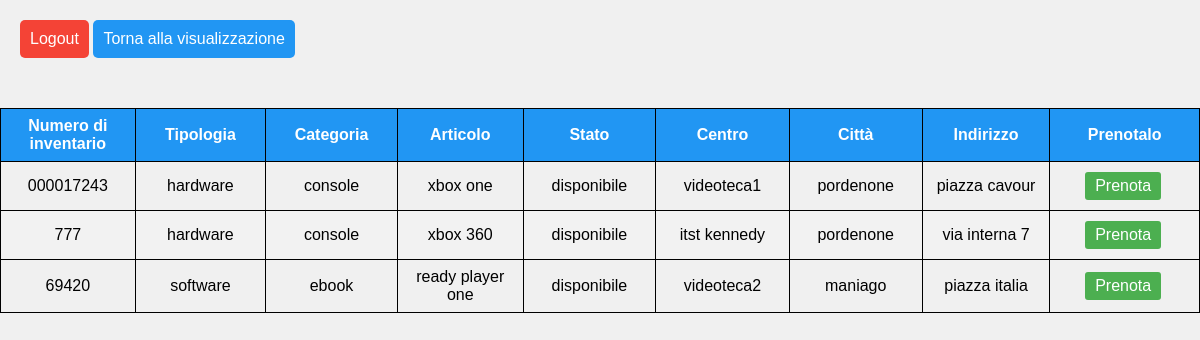
The page /cliente.php (signed in) on the database as committed earlier.
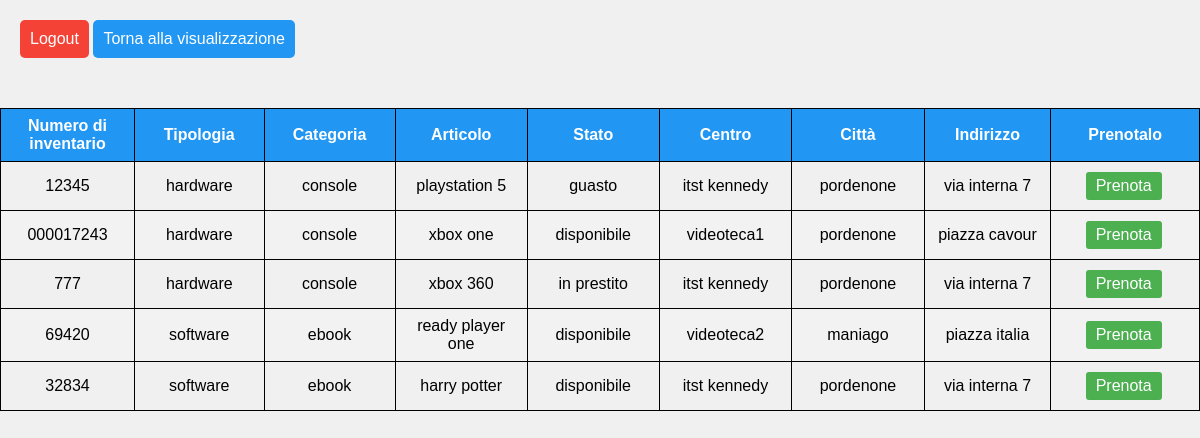
The same page on the database as committed later.
### tables this page shows
CREATE TABLE `articoli` (
  `id_articolo` int(16) NOT NULL,
  `numero_inventario` varchar(32) NOT NULL,
  `articolo` varchar(64) NOT NULL,
  `stato` set('disponibile','guasto','prenotato','in prestito') NOT NULL,
  `fk_id_categoria` int(16) DEFAULT NULL,
  `fk_id_centro` int(16) DEFAULT NULL
);

CREATE TABLE `categorie` (
  `id_categoria` int(16) NOT NULL,
  `categoria` varchar(32) NOT NULL,
  `tipologia` varchar(32) NOT NULL
);

CREATE TABLE `centri` (
  `id_centro` int(16) NOT NULL,
  `nome` varchar(32) NOT NULL,
  `citta` varchar(32) NOT NULL,
  `indirizzo` varchar(64) NOT NULL
);

### cliente.php (the view, shortened to what this page needs)
<!DOCTYPE html>
<html>
<head>
    <link rel="stylesheet" href="styles.css" type="text/css">
</head>
<body>
    <input type="button" name="logout" value="Logout" onclick="location.href='logout.php'">
    <input type="button" name="login" value="Torna alla visualizzazione" onclick="location.href='visualizza.php'">
    <div class="container">
        <div class="table-wrapper">
            <table class="fl-table">
                <thead>
                <tr>
                    <th>Numero di inventario</th>
                    <th>Tipologia</th>
                    <th>Categoria</th>
                    <th>Articolo</th>
                    <th>Stato</th>
                    <th>Centro</th>
                    <th>Città</th>
                    <th>Indirizzo</th>
                    <th>Prenotalo</th>
                </tr>
                </thead>
                <tbody>
                <?php
                    if(isset($idCentro))
                    {
                        $selectSql = "SELECT id_articolo, numero_inventario, tipologia, categoria, articolo, stato, nome, citta, indirizzo
                                FROM articoli a JOIN centri c
                                ON a.fk_id_centro = c.id_centro
                                JOIN categorie cat
                                ON a.fk_id_categoria = cat.id_categoria
                                WHERE fk_id_centro = $idCentro
                                ORDER BY tipologia ASC";
                    }
                    else
                    {
                        $selectSql = "SELECT id_articolo, numero_inventario, tipologia, categoria, articolo, stato, nome, citta, indirizzo
                                    FROM articoli a JOIN centri c
                                    ON a.fk_id_centro = c.id_centro
                                    JOIN categorie cat
                                    ON a.fk_id_categoria = cat.id_categoria
                                    ORDER BY tipologia";
                    }
                    $servername = "localhost";
                    $username = "root";
                    $password = "";
                    $dbname = "pauletta_enoteca2";
                    $conn = new mysqli($servername, $username, $password, $dbname);
                    $result = $conn->query($selectSql);
                    while($row = $result->fetch_array(MYSQLI_ASSOC))
                    {
                        $n_inventario = $row['numero_inventario'];
                        $tipologia = $row['tipologia'];
                        $categoria = $row['categoria'];
                        $articolo = $row['articolo'];
                        $stato = $row['stato'];
                        $nome = $row['nome'];
                        $citta = $row['citta'];
                        $indirizzo = $row['indirizzo'];
                        echo
                            '<tr>
                                <td class="colonnaNumero">'.$n_inventario.'</td>
                                <td class="colonnaTipo">'.$tipologia.'</td>
                                <td class="colonnaCategoria">'.$categoria.'</td>
                                <td class="colonnaArticolo">'.$articolo.'</td>
                                <td class="colonnaStato">'.$stato.'</td>
                                <td class="colonnaNome">'.$nome.'</td>
                                <td class="colonnaCitta">'.$citta.'</td>
                                <td class="colonnaIndirizzo">'.$indirizzo.'</td>
                                <td class="colonnaTasti">
                                    <a class="btn" href="prenota.php?id='.$row["id_articolo"].'">Prenota</a>
                                </td>
                            </tr>';
                    }
                ?>
                </tbody>
            </table>
        </div>
    </div>
</body>
</html>

### styles.css (style rules this page uses)
body { margin: 0; padding: 0; font-family: Arial, sans-serif; background-color: #f0f0f0; }
.container { display: flex; flex-direction: column; align-items: center; justify-content: flex-start; padding-top: 20px; }
.table-wrapper { margin-top: 30px; }
.fl-table { width: 100%; border-collapse: collapse; border-spacing: 0; }
.fl-table th, .fl-table td { padding: 8px; text-align: center; border: 1px solid black; }
.fl-table th { background-color: #2196f3; color: #fff; text-align: center; }
.fl-table tr:nth-child(even) { background-color: #f2f2f2; }
.colonnaNumero { width: 150px; text-align: center; }
.colonnaTipo { width: 150px; text-align: center; }
.colonnaCategoria { width: 150px; text-align: center; }
.colonnaArticolo { width: 150px; text-align: center; }
.colonnaStato { width: 150px; text-align: center; }
.colonnaNome { width: 150px; text-align: center; }
.colonnaCitta { width: 150px; text-align: center; }
.colonnaIndirizzo { width: 150px; text-align: center; }
.colonnaTasti { width: 175px; align-items: center; text-align: center; }
.colonnaTasti a.btn { display: inline-block; margin-right: 5px; }
.btn { padding: 5px 10px; margin: 2px; text-decoration: none; background-color: #4caf50; color: #fff; border-radius: 3px; transition: background-color 0.3s; }
input[type="button"][name="logout"] { margin-top: 20px; padding: 10px; cursor: pointer; border: none; border-radius: 5px; background: #f44336; color: #ffffff; font-size: 16px; transition: all 0.3s ease; transform: translate(20px, 0); }
input[type="button"][name="login"] { margin-top: 20px; padding: 10px; cursor: pointer; border: none; border-radius: 5px; background: #2196f3; color: #ffffff; font-size: 16px; transition: all 0.3s ease; transform: translate(20px, 0); }

Rows that differ between the two databases and show on the page:
added articoli: numero_inventario "12345", fk_id_categoria.tipologia "hardware", fk_id_categoria.categoria "console", articolo "playstation 5", stato "guasto", fk_id_centro.nome "itst kennedy", fk_id_centro.citta "pordenone", fk_id_centro.indirizzo "via interna 7"
changed articoli "xbox 360": stato "disponibile" → "in prestito"
added articoli: numero_inventario "32834", fk_id_categoria.tipologia "software", fk_id_categoria.categoria "ebook", articolo "harry potter", stato "disponibile", fk_id_centro.nome "itst kennedy", fk_id_centro.citta "pordenone", fk_id_centro.indirizzo "via interna 7"
